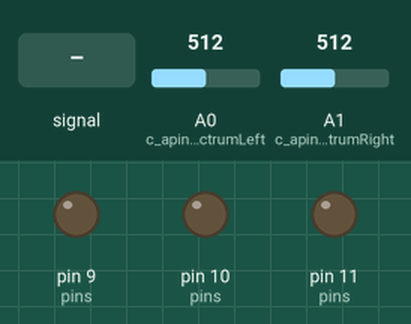
Simulated run of this sketch. Board: Arduino Uno, built with avr-gcc and run on an emulated ATmega328P. On the bench: output pins drawn as LEDs (lit = HIGH). Inputs (shaded band) come from the test bench; at power-on: A1 (c_apinSpectrumRight) = 512, A0 (c_apinSpectrumLeft) = 512. Pins used as bus, display or sensor lines are not drawn.

Above: at 1.2 s.
1.3 s: A0 (c_apinSpectrumLeft) fed a 200 Hz sine of ±460 counts around its level
At 2.6 s:
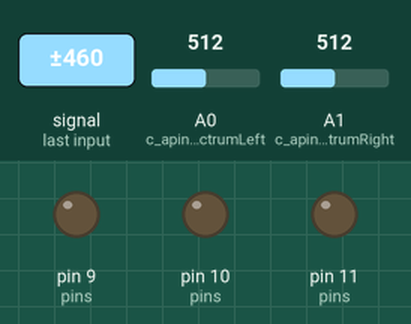
2.9 s: A1 (c_apinSpectrumRight) set to 716
At 3.09 s:
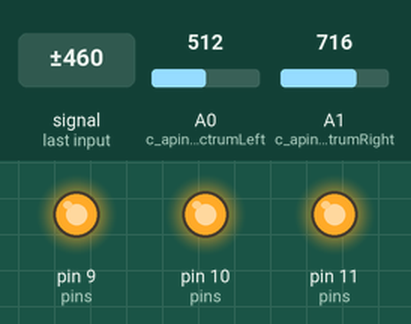
Timing chart, 0 to 5.9 s (numbered marks = the images above; inputs shaded):
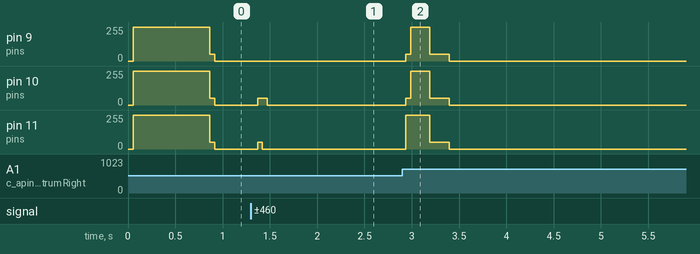

The sketch:

led_sound_system.ino
```cpp
// Main LED Sound System Arduino entry point

#include "Arduino.h"
#include "spectrum.h"
#include "LightDisplay.h"
#include "BeatChannel.h"

// Constants
const unsigned int c_SampleInstance = 50000; // micro-seconds (5/100 of a second)

const byte c_SpectrumFlagsAll = SPECTRUM_BAND_1 | SPECTRUM_BAND_2 | SPECTRUM_BAND_3 |
    SPECTRUM_BAND_4 | SPECTRUM_BAND_5 | SPECTRUM_BAND_6 | SPECTRUM_BAND_7;

const bool fDebugMode = true;

unsigned long lastReadTime = 0;
unsigned long lastIntanceTime = 0;

CBeatChannel beatChanArray[3];

// Standard light display that controls one light per beat channel
CStandardDisplay standardDisplayArray[3];

CLightCycleDisplay cycleLightDisplay;

const byte c_cBeatChanArray = sizeof(beatChanArray) / sizeof(CBeatChannel);
byte cBeatChannelsUsed;

void setup()
{
    byte mode = 0;

    if (mode == 0)
    {
        // Standard mode.  One light for part of the sound spectrum.

        standardDisplayArray[0].SetPin(9);
        beatChanArray[0].SetDisplay(&standardDisplayArray[0]);
        beatChanArray[0].SetSpectrumFlags(SPECTRUM_BAND_1 | SPECTRUM_BAND_2 | SPECTRUM_BAND_3);

        standardDisplayArray[1].SetPin(10);
        beatChanArray[1].SetDisplay(&standardDisplayArray[1]);
        beatChanArray[1].SetSpectrumFlags(SPECTRUM_BAND_4 | SPECTRUM_BAND_5);

        standardDisplayArray[2].SetPin(11);
        beatChanArray[2].SetDisplay(&standardDisplayArray[2]);
        beatChanArray[2].SetSpectrumFlags(SPECTRUM_BAND_6 | SPECTRUM_BAND_7);

        cBeatChannelsUsed = 3;
    }
    else
    {
        // Lights cycle over one part of the spectrum

        byte pins[3] = { 9, 10, 11 };
        cycleLightDisplay.SetPins(pins);
        beatChanArray[0].SetDisplay(&cycleLightDisplay);
        beatChanArray[0].SetSpectrumFlags(SPECTRUM_BAND_1 | SPECTRUM_BAND_2);

        cBeatChannelsUsed = 1;
    }

    SetupSpectrum();

    if (fDebugMode)
    {
        Serial.begin(9600);
    }
}

void loop()
{
    unsigned long currentTime = micros();

    unsigned long spectrumEnergy[c_cBands];
    SampleSpectrum(c_SpectrumFlagsAll, spectrumEnergy);

    // Record the time of the last sample
    lastReadTime = currentTime;

    unsigned long elapsedTime = (currentTime - lastIntanceTime);

    bool fEndBeat = (elapsedTime >= c_SampleInstance);

    for (byte i = 0; i < cBeatChannelsUsed; i++)
    {
        beatChanArray[i].AddSample(spectrumEnergy, fEndBeat);
    }

    if (fEndBeat)
    {
        lastIntanceTime = currentTime;
    }
}
```

BeatChannel.cpp
```cpp
#include "Arduino.h"
#include "spectrum.h"
#include "LightDisplay.h"
#include "BeatChannel.h"

const float c_FullBeatFactor = 1.3;
const float c_MinBeatFactor = 1.2;

const unsigned long c_minEnergy = 12*12;

CBeatChannel::CBeatChannel()
{
    // Initialize history to 0;
    int bufferSize = sizeof(unsigned long) * c_HistorySize;
    memset(_history, 0, bufferSize);

    _beatEnergySum = 0;
    _beatSampleCount = 0;

    _oldestHistoryIndex = 0;
}

void CBeatChannel::AddSample(unsigned long results[c_cBands], bool fEndBeat)
{
    unsigned long energy = 0;
    int sampleCount = 0;

    for (int i = 0; i < c_cBands; i++)
    {
        byte flag = (1 << i);

        if (flag & _spectrumFlags)
        {
            energy += results[i];
            sampleCount++;
        }
    }

    energy /= sampleCount; // take average value

    AddSample(energy, fEndBeat);
}

void CBeatChannel::AddSample(unsigned long energy, bool fEndBeat)
{
    _beatEnergySum += energy;
    _beatSampleCount++;

    if (fEndBeat)
    {
        float historyAvg = (float)_historySum / (float)c_HistorySize;

        float beatFactor = (float)_beatEnergySum / historyAvg;
        LightState state = Light_Off;

        if ( (beatFactor > c_MinBeatFactor) &&
            (AvgBeatEnergy() >= c_minEnergy) )
        {
            state = (beatFactor > c_FullBeatFactor) ? Light_Bright : Light_Dim;
        }

        _pLightDisplay->UpdateDisplay(state);

        _historySum += _beatEnergySum;
        _historySum -= _history[_oldestHistoryIndex];

        // Replace oldest value with the newest beat sum
        _history[_oldestHistoryIndex] = _beatEnergySum;

        // Move oldest index.
        _oldestHistoryIndex++;
        if (_oldestHistoryIndex == c_HistorySize)
        {
            _oldestHistoryIndex = 0;
        }

        _beatEnergySum = 0;
        _beatSampleCount = 0;
    }
}
```

BeatChannel.h
```cpp
#pragma once

#include "spectrum.h"

// constants
const unsigned int c_HistorySize = 20;

class CLightDisplay;

class CBeatChannel
{
public:
    CBeatChannel();
    ~CBeatChannel(){}

    void SetSpectrumFlags(byte spectrumFlags) { _spectrumFlags = spectrumFlags; }

    void AddSample(unsigned long results[c_cBands], bool fEndBeat);
    void AddSample(unsigned long energy, bool fEndBeat);

    void SetDisplay(CLightDisplay * pDisplay) { _pLightDisplay = pDisplay; }

private:

    unsigned long AvgBeatEnergy() { return (_beatEnergySum/_beatSampleCount); }

    // data
    unsigned long _history[c_HistorySize]; // history of previous beats
    unsigned long _historySum;

    unsigned long _beatEnergySum;
    unsigned int  _beatSampleCount;

    byte _oldestHistoryIndex;

    byte _spectrumFlags;

    CLightDisplay * _pLightDisplay;

};
```

LightDisplay.cpp
```cpp
#include "Arduino.h"
#include "LightDisplay.h"

void CStandardDisplay::SetPin(byte pin)
{
    _pin = pin;
    pinMode(_pin, OUTPUT);

    _lightState = Light_Off;
}

void CStandardDisplay::UpdateDisplay(LightState lightStateNew)
{
    if (lightStateNew != _lightState)
    {
        analogWrite(_pin, lightStateNew);
        _lightState = lightStateNew;
    }
}

void CLightCycleDisplay::SetPins(const byte pinArray[3])
{

    memcpy(_pinArray, pinArray, 3 * sizeof(byte));
    temp = sizeof(pinArray);

    int len = 3;
    Serial.println(len);
    for (int i = 0; i < len; i++)
    {
        pinMode(pinArray[i], OUTPUT);
    }

    _curPinIndex = len - 1;
}

void CLightCycleDisplay::UpdateDisplay(LightState lightStateNew)
{
    if (lightStateNew == Light_Bright)
    {
        // Turn off old light
        byte pin = _pinArray[_curPinIndex];
        analogWrite(pin, Light_Off);

        // Find next light
        _curPinIndex++;
        _curPinIndex %= 3;

        // Turn on new light
        pin = _pinArray[_curPinIndex];
        analogWrite(pin, Light_Bright);

    }
    // move to next light
}
```

LightDisplay.h
```cpp
#pragma once

enum LightState
{
    Light_Off = 0,
    Light_Dim = 50,
    Light_Bright = 255,
};

class CLightDisplay
{
public:
    virtual void UpdateDisplay(LightState lightStateNew);
};

class CStandardDisplay : public CLightDisplay
{
public:
    CStandardDisplay(){}

    void SetPin(byte pin);
    virtual void UpdateDisplay(LightState lightStateNew);

private:
    byte _pin;
    LightState _lightState;
};

class CLightCycleDisplay : public CLightDisplay
{
public:
    CLightCycleDisplay(){};

    void SetPins(const byte pinArray[3]);
    virtual void UpdateDisplay(LightState lightStateNew);

private:
    byte _pinArray[3];
    byte _curPinIndex;
    int temp;
};
```

spectrum.cpp
```cpp
// Utilities for interacting with a spectrum shield

#include "Arduino.h"
#include "spectrum.h"

const byte c_pinSpectrumStrobe = 4;
const byte c_pinSpectrumReset = 5;
const byte c_apinSpectrumLeft = 0;
const byte c_apinSpectrumRight = 1;

const int   c_maxAnalogRead = 1023;
const int   c_maxByte = 255;

const float c_energyScale = ((float)c_maxByte/(float)c_maxAnalogRead);

void SetupSpectrum()
{
    // Set the pin modes
    pinMode(c_pinSpectrumStrobe, OUTPUT);
    pinMode(c_pinSpectrumStrobe, OUTPUT);

    // Initialize the spectrum analyzer
    digitalWrite(c_pinSpectrumStrobe, LOW);
    delay(1);
    digitalWrite(c_pinSpectrumReset, HIGH);
    delay(1);
    digitalWrite(c_pinSpectrumStrobe, HIGH);
    delay(1);
    digitalWrite(c_pinSpectrumStrobe, LOW);
    delay(1);
    digitalWrite(c_pinSpectrumReset, LOW);

    delay(5);
}

unsigned long ReadBandEnergy()
{
    unsigned long left  = analogRead(c_apinSpectrumLeft);
    left *= c_energyScale;

    unsigned long right = analogRead(c_apinSpectrumRight);
    right *= c_energyScale;

    unsigned long energyOut = (left*left) + (right*right);
    energyOut /= 2;

    return energyOut;
}

void GoToNextBand()
{
    // Cycle to the next band
    digitalWrite(c_pinSpectrumStrobe, HIGH);
    digitalWrite(c_pinSpectrumStrobe, LOW);
}

void SampleSpectrum(byte spectrumFlags, unsigned long results[c_cBands])
{

    for (int i = 0; i < c_cBands; i++)
    {
        byte flag = (1 << i);

        unsigned long energy = 0;

        if (flag & spectrumFlags)
        {
            energy = ReadBandEnergy();
        }

        results[i] = energy;

        GoToNextBand();
    }
}
```

spectrum.h
```cpp
// Utilities for interacting with a spectrum shield

#pragma once

const byte c_cBands = 7;

#define SPECTRUM_BAND_1     1
#define SPECTRUM_BAND_2     2
#define SPECTRUM_BAND_3     4
#define SPECTRUM_BAND_4     8
#define SPECTRUM_BAND_5     16
#define SPECTRUM_BAND_6     32
#define SPECTRUM_BAND_7     64

void SetupSpectrum();
void SampleSpectrum(byte spectrumFlags, unsigned long results[c_cBands]);
```

Measured:
- after the input at 1.3 s, pin 10 (pins): 0/255 → 50/255 after 0.07 s, → 0/255 0.10 s later; pin 11 (pins): 0/255 → 50/255 after 0.07 s, → 0/255 0.05 s later
- after the input at 2.9 s, pin 9 (pins), pin 10 (pins), pin 11 (pins): 0/255 → 255/255 at once, → 50/255 0.25 s later, → 0/255 0.20 s later
